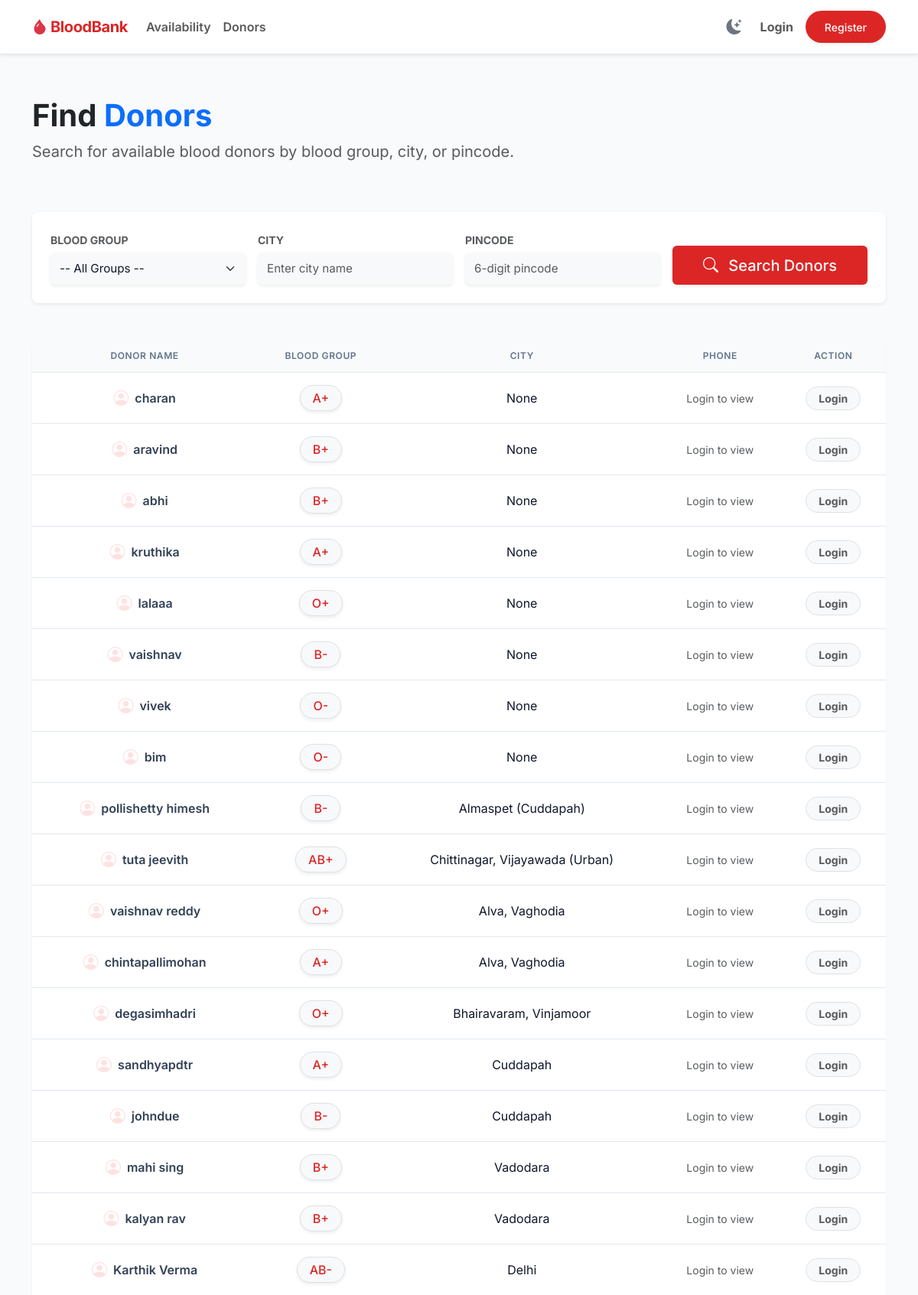
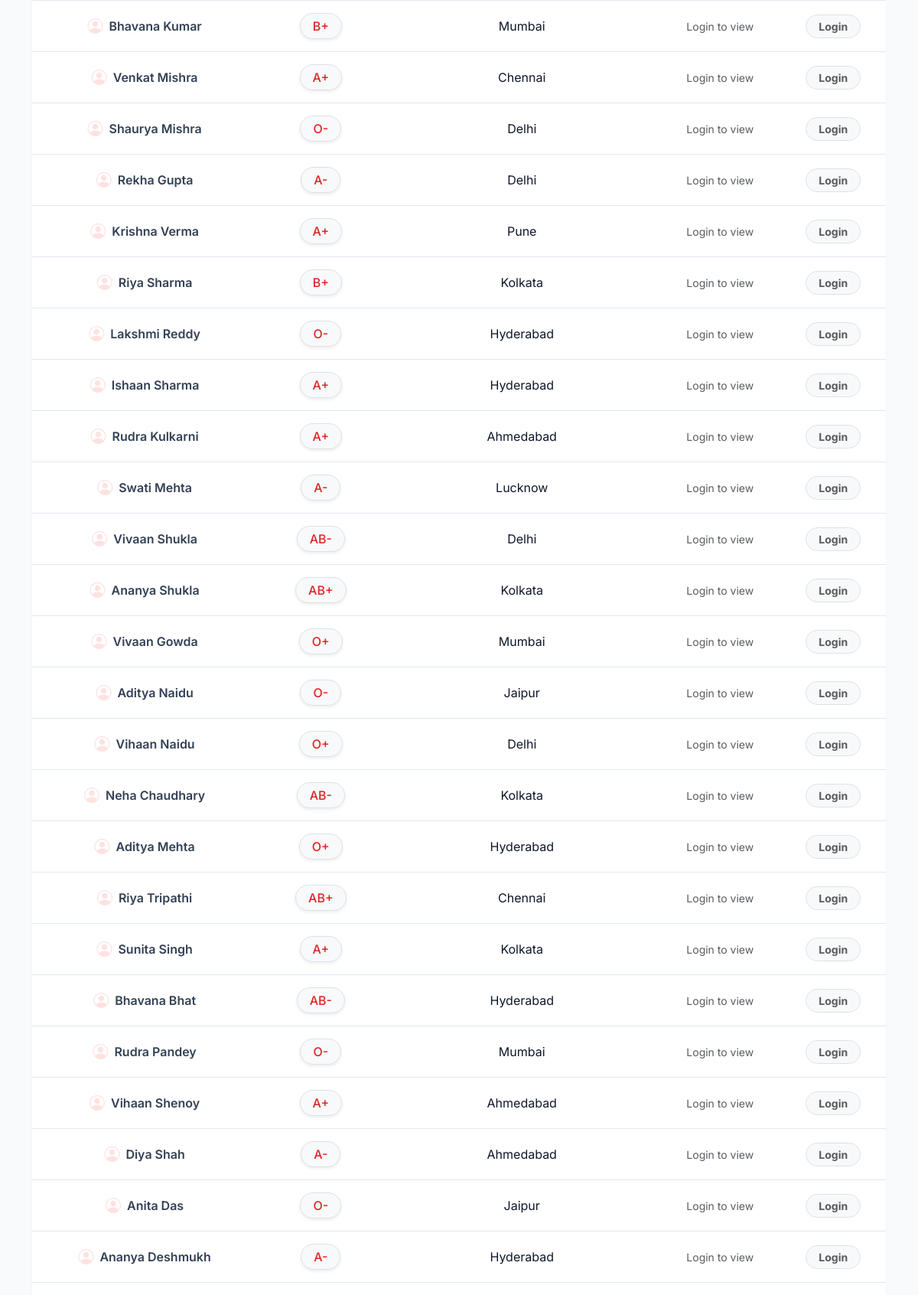
The page /donors/search/ (upper part) on the database its author committed (2 pictures, top to bottom).
### donors/models.py (models this page shows, shortened)
class Donor(models.Model):
    user = models.OneToOneField(User, on_delete=models.CASCADE, related_name='donor_profile')
    blood_group = models.ForeignKey(BloodGroup, on_delete=models.CASCADE)
    phone = models.CharField(max_length=15, unique=True)
    age = models.PositiveIntegerField()
    gender = models.CharField(max_length=10)
    weight = models.FloatField()
    health_issue = models.BooleanField(default=False)
    health_issue_description = models.TextField(blank=True, null=True)
    health_document = models.FileField(
        upload_to='health_documents/',
        blank=True, null=True,
        help_text='Medical certificate, prescription, or any supporting document (PDF, JPG, PNG)'
    )
    ELIGIBILITY_CHOICES = (
        ('ELIGIBLE', 'Eligible'),
        ('PENDING', 'Pending Approval'),
        ('REJECTED', 'Rejected'),
    )
    eligibility_status = models.CharField(max_length=20, choices=ELIGIBILITY_CHOICES, default='ELIGIBLE')
    availability = models.BooleanField(default=True)
    address = models.CharField(max_length=255, blank=True, null=True)
    pincode = models.CharField(max_length=10, blank=True, null=True)
    city = models.CharField(max_length=100, blank=True, null=True)
    state = models.CharField(max_length=100, blank=True, null=True)
    nation = models.CharField(max_length=100, blank=True, null=True)

### accounts/models.py (models this page shows, shortened)
class User(AbstractUser):
    ROLE_CHOICES = (
        ('ADMIN', 'Admin'),
        ('DONOR', 'Donor'),
        ('REQUESTER', 'Requester'),
    )
    role       = models.CharField(max_length=20, choices=ROLE_CHOICES)
    email      = models.EmailField(unique=True, blank=True, default='')
    is_active  = models.BooleanField(default=True)   # used for account deactivation

### inventory/models.py (models this page shows, shortened)
class BloodGroup(models.Model):
    blood_group = models.CharField(max_length=5, unique=True)

### donors/views.py (the view)
# urls.py: path('search/', views.donor_search, name='donor_search'),
def donor_search(request):
    blood_groups = BloodGroup.objects.all()
    blood_group_id = request.GET.get('blood_group')
    city = request.GET.get('city')
    pincode = request.GET.get('pincode')
    donors = Donor.objects.filter(availability=True, eligibility_status='ELIGIBLE')
    if blood_group_id:
        donors = donors.filter(blood_group_id=blood_group_id)
    if city:
        donors = donors.filter(city__icontains=city)
    if pincode:
        donors = donors.filter(pincode__icontains=pincode)
    return render(request, 'donor_search.html', {
        'donors': donors,
        'blood_groups': blood_groups,
        'query': {
            'blood_group': blood_group_id,
            'city': city,
            'pincode': pincode
        }
    })

### notifications/context_processors.py (called while the page is built)
def unread_notifications_count(request):
    if request.user.is_authenticated:
        count = request.user.notifications.filter(is_read=False).count()
        return {'unread_notif_count': count}
    return {'unread_notif_count': 0}

### templates/donor_search.html (shortened to what this page needs)
{% extends 'base.html' %}
{% block content %}
<div class="row mb-5 mt-3">
    <div class="col-md-8">
        <h1 class="fw-bold text-dark" style="font-size: 2.5rem;">Find <span class="text-primary">Donors</span></h1>
        <p class="text-muted fs-5">Search for available blood donors by blood group, city, or pincode.</p>
    </div>
</div>
<div class="premium-card mb-5 border-0 bg-white shadow-sm p-4">
    <form method="GET" action="" class="row g-3 align-items-end">
        <div class="col-md-3">
            <label for="blood_group" class="form-label text-muted fw-bold small text-uppercase">Blood Group</label>
            <select name="blood_group" id="blood_group" class="form-select border-0 bg-light shadow-sm">
                <option value="">-- All Groups --</option>
            </select>
        </div>
        <div class="col-md-3">
            <label for="city" class="form-label text-muted fw-bold small text-uppercase">City</label>
            <input type="text" name="city" id="city" value="{{ query.city|default:'' }}" class="form-control border-0 bg-light shadow-sm" placeholder="Enter city name">
        </div>
        <div class="col-md-3">
            <label for="pincode" class="form-label text-muted fw-bold small text-uppercase">Pincode</label>
            <input type="text" name="pincode" id="pincode" value="{{ query.pincode|default:'' }}" class="form-control border-0 bg-light shadow-sm" placeholder="6-digit pincode">
        </div>
        <div class="col-md-3">
            <button type="submit" class="btn btn-primary-custom w-100 btn-lg shadow-sm">
                <i class="bi bi-search me-2"></i> Search Donors
            </button>
        </div>
    </form>
</div>
{% if donors %}
<div class="premium-card mb-5 border-0">
    <div class="card-body p-0">
        <div class="table-responsive">
            <table class="table table-premium table-borderless align-middle text-center mb-0">
                <thead>
                    <tr>
                        <th>Donor Name</th>
                        <th>Blood Group</th>
                        <th>City</th>
                        <th>Phone</th>
                        <th>Action</th>
                    </tr>
                </thead>
                <tbody>
                    {% for donor in donors %}
                    <tr>
                        <td class="fw-semibold" style="color: var(--secondary);">
                            <div class="d-flex align-items-center justify-content-center">
                                <i class="bi bi-person-circle fs-5 me-2" style="color: var(--primary-light);"></i>
                                {{ donor.user.get_full_name|default:donor.user.username }}
                            </div>
                        </td>
                        <td>
                            <span class="badge bg-light border fs-6 px-3 py-2 rounded-pill shadow-sm" style="color: var(--primary);">
                                {{ donor.blood_group.blood_group }}
                            </span>
                        </td>
                        <td>{{ donor.city }}</td>
                        <td>
                            {% if request.user.is_authenticated %}
                                <span class="badge bg-white text-dark shadow-sm px-3 py-2 border rounded-pill">
                                    <i class="bi bi-telephone text-primary me-1"></i> {{ donor.phone }}
                                </span>
                            {% else %}
                                <span class="text-muted small italic">Login to view</span>
                            {% endif %}
                        </td>
                        <td>
                            {% if request.user.is_authenticated %}
                            <a href="{% url 'request_blood' %}?blood_group={{ donor.blood_group.id }}" class="btn btn-sm btn-outline-danger fw-bold rounded-pill px-3">
                                <i class="bi bi-heart-fill me-1"></i> Request
                            </a>
                            {% else %}
                            <a href="{% url 'login' %}" class="btn btn-sm btn-light border text-muted px-3 rounded-pill fw-bold">Login</a>
                            {% endif %}
                        </td>
                    </tr>
                    {% endfor %}
                </tbody>
            </table>
        </div>
    </div>
</div>
{% else %}
<div class="premium-card mb-4 border-0 text-center py-5">
    <i class="bi bi-person-x d-block mb-3" style="font-size: 5rem; color: var(--primary-glare);"></i>
    <h3 class="text-secondary fw-bold">No Donors Found</h3>
    <p class="text-muted">Try adjusting your filters or expanding your search.</p>
</div>
{% endif %}
{% endblock %}

### static/css/style.css (style rules this page uses)
:root { --primary: #dc2626; --primary-light: #fee2e2; --primary-glare: #fca5a5; --primary-dark: #b91c1c; --bg-color: #f8fafc; --card-bg: #ffffff; --text-main: #0f172a; --text-muted: #64748b; --secondary: #334155; --border-color: #e2e8f0; --border-hover: #cbd5e1; --nav-bg: #ffffff; --table-header: #f8fafc; --input-bg: #ffffff; }
body { background-color: var(--bg-color); font-family: 'Inter', -apple-system, BlinkMacSystemFont, "Segoe UI", Roboto, sans-serif; color: var(--text-main); display: flex; flex-direction: column; min-height: 100vh; }
.form-control, .form-select { border: 1px solid var(--border-color); border-radius: 6px; padding: 0.6rem 0.75rem; font-size: 0.95rem; color: var(--text-main); transition: all 0.2s ease; background-color: var(--input-bg); }
.form-label { font-weight: 600; color: var(--secondary); margin-bottom: 0.4rem; }
.premium-card { background: var(--card-bg); border: 1px solid var(--border-color); border-radius: 8px; box-shadow: 0 1px 3px 0 rgba(0, 0, 0, 0.05), 0 1px 2px -1px rgba(0, 0, 0, 0.05); }
.btn-primary-custom { background-color: var(--primary); color: #ffffff; border: 1px solid transparent; border-radius: 6px; font-weight: 500; padding: 0.6rem 1.25rem; transition: background-color 0.2s, box-shadow 0.2s; }
.table-premium { margin-bottom: 0; width: 100%; }
.table-premium th { background-color: var(--table-header); color: var(--text-muted); font-weight: 600; text-transform: uppercase; font-size: 0.75rem; letter-spacing: 0.05em; border-bottom: 1px solid var(--border-color); padding: 12px 16px; }
.table-premium td { border-bottom: 1px solid var(--border-color); vertical-align: middle; color: var(--text-main); padding: 16px; }
.badge { font-weight: 500; }

### rows shown on the page
Donor: user.get_full_name "charan", blood_group.blood_group "A+", city "None", shows "Login to view"
Donor: user.get_full_name "aravind", blood_group.blood_group "B+", city "None", shows "Login to view"
Donor: user.get_full_name "abhi", blood_group.blood_group "B+", city "None", shows "Login to view"
Donor: user.get_full_name "kruthika", blood_group.blood_group "A+", city "None", shows "Login to view"
Donor: user.get_full_name "lalaaa", blood_group.blood_group "O+", city "None", shows "Login to view"
Donor: user.get_full_name "vaishnav", blood_group.blood_group "B-", city "None", shows "Login to view"
Donor: user.get_full_name "vivek", blood_group.blood_group "O-", city "None", shows "Login to view"
Donor: user.get_full_name "bim", blood_group.blood_group "O-", city "None", shows "Login to view"
Donor: user.get_full_name "pollishetty himesh", blood_group.blood_group "B-", city "Almaspet (Cuddapah)", shows "Login to view"
Donor: user.get_full_name "tuta jeevith", blood_group.blood_group "AB+", city "Chittinagar, Vijayawada (Urban)", shows "Login to view"
Donor: user.get_full_name "vaishnav reddy", blood_group.blood_group "O+", city "Alva, Vaghodia", shows "Login to view"
Donor: user.get_full_name "chintapallimohan", blood_group.blood_group "A+", city "Alva, Vaghodia", shows "Login to view"
Donor: user.get_full_name "degasimhadri", blood_group.blood_group "O+", city "Bhairavaram, Vinjamoor", shows "Login to view"
Donor: user.get_full_name "sandhyapdtr", blood_group.blood_group "A+", city "Cuddapah", shows "Login to view"
Donor: user.get_full_name "johndue", blood_group.blood_group "B-", city "Cuddapah", shows "Login to view"
Donor: user.get_full_name "mahi sing", blood_group.blood_group "B+", city "Vadodara", shows "Login to view"
Donor: user.get_full_name "kalyan rav", blood_group.blood_group "B+", city "Vadodara", shows "Login to view"
Donor: user.get_full_name "Karthik Verma", blood_group.blood_group "AB-", city "Delhi", shows "Login to view"
Donor: user.get_full_name "Bhavana Kumar", blood_group.blood_group "B+", city "Mumbai", shows "Login to view"
Donor: user.get_full_name "Venkat Mishra", blood_group.blood_group "A+", city "Chennai", shows "Login to view"
Donor: user.get_full_name "Shaurya Mishra", blood_group.blood_group "O-", city "Delhi", shows "Login to view"
Donor: user.get_full_name "Rekha Gupta", blood_group.blood_group "A-", city "Delhi", shows "Login to view"
Donor: user.get_full_name "Krishna Verma", blood_group.blood_group "A+", city "Pune", shows "Login to view"
Donor: user.get_full_name "Riya Sharma", blood_group.blood_group "B+", city "Kolkata", shows "Login to view"
Donor: user.get_full_name "Lakshmi Reddy", blood_group.blood_group "O-", city "Hyderabad", shows "Login to view"
Donor: user.get_full_name "Ishaan Sharma", blood_group.blood_group "A+", city "Hyderabad", shows "Login to view"
Donor: user.get_full_name "Rudra Kulkarni", blood_group.blood_group "A+", city "Ahmedabad", shows "Login to view"
Donor: user.get_full_name "Swati Mehta", blood_group.blood_group "A-", city "Lucknow", shows "Login to view"
Donor: user.get_full_name "Vivaan Shukla", blood_group.blood_group "AB-", city "Delhi", shows "Login to view"
Donor: user.get_full_name "Ananya Shukla", blood_group.blood_group "AB+", city "Kolkata", shows "Login to view"
Donor: user.get_full_name "Vivaan Gowda", blood_group.blood_group "O+", city "Mumbai", shows "Login to view"
Donor: user.get_full_name "Aditya Naidu", blood_group.blood_group "O-", city "Jaipur", shows "Login to view"
Donor: user.get_full_name "Vihaan Naidu", blood_group.blood_group "O+", city "Delhi", shows "Login to view"
Donor: user.get_full_name "Neha Chaudhary", blood_group.blood_group "AB-", city "Kolkata", shows "Login to view"
Donor: user.get_full_name "Aditya Mehta", blood_group.blood_group "O+", city "Hyderabad", shows "Login to view"
Donor: user.get_full_name "Riya Tripathi", blood_group.blood_group "AB+", city "Chennai", shows "Login to view"
Donor: user.get_full_name "Sunita Singh", blood_group.blood_group "A+", city "Kolkata", shows "Login to view"
Donor: user.get_full_name "Bhavana Bhat", blood_group.blood_group "AB-", city "Hyderabad", shows "Login to view"
Donor: user.get_full_name "Rudra Pandey", blood_group.blood_group "O-", city "Mumbai", shows "Login to view"
Donor: user.get_full_name "Vihaan Shenoy", blood_group.blood_group "A+", city "Ahmedabad", shows "Login to view"
Donor: user.get_full_name "Diya Shah", blood_group.blood_group "A-", city "Ahmedabad", shows "Login to view"
Donor: user.get_full_name "Anita Das", blood_group.blood_group "O-", city "Jaipur", shows "Login to view"
Donor: user.get_full_name "Ananya Deshmukh", blood_group.blood_group "A-", city "Hyderabad", shows "Login to view"
